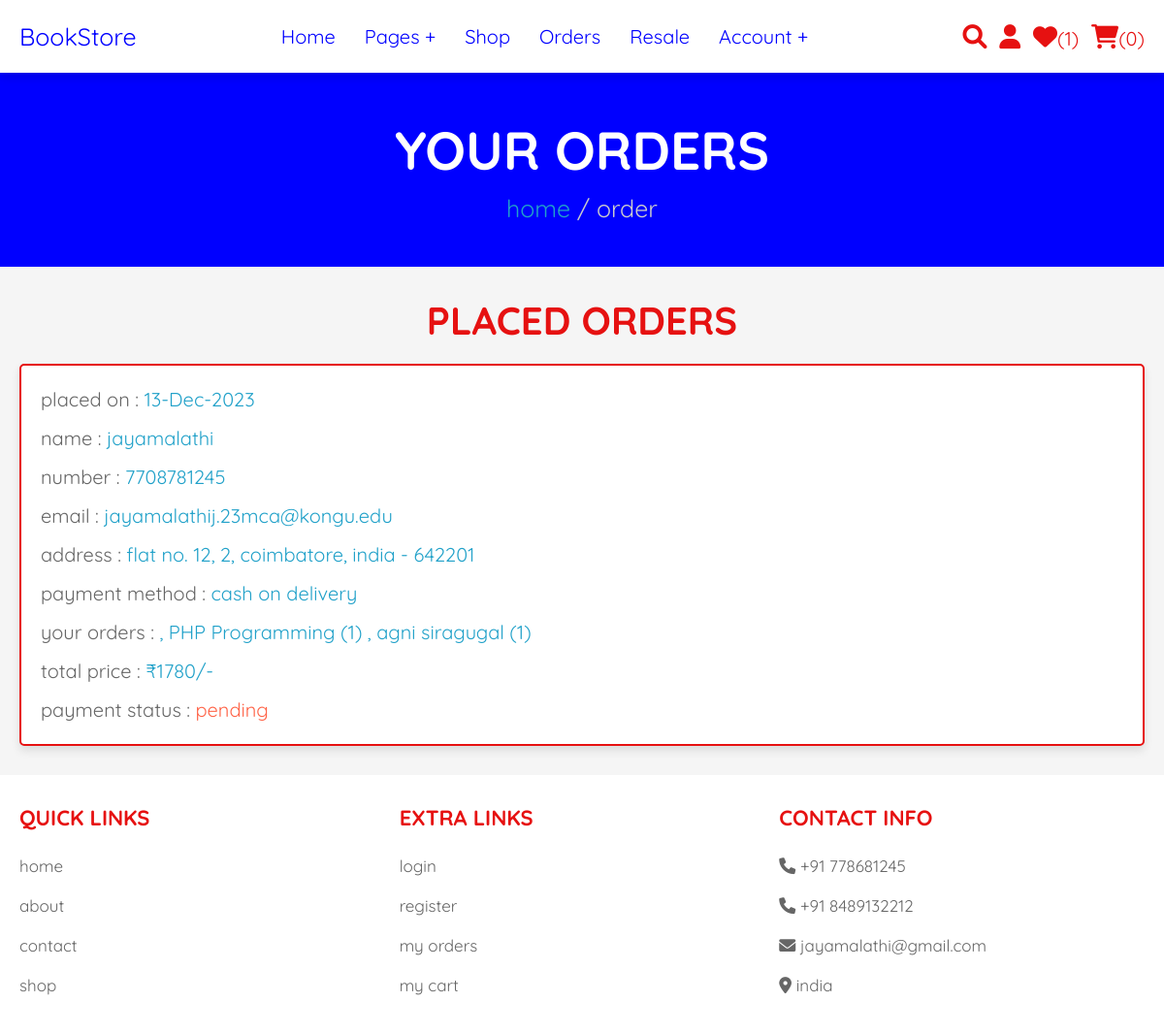
Screenshot of /orders.php (signed in) with the database file from the repository.
### tables this page shows
CREATE TABLE `orders` (
  `id` int(5) NOT NULL,
  `user_id` int(5) NOT NULL,
  `name` varchar(25) NOT NULL,
  `number` varchar(10) NOT NULL,
  `email` varchar(50) NOT NULL,
  `method` varchar(20) NOT NULL,
  `address` varchar(255) NOT NULL,
  `total_products` varchar(50) NOT NULL,
  `order_items` longtext NOT NULL,
  `total_price` int(10) NOT NULL,
  `placed_on` varchar(50) NOT NULL,
  `payment_status` varchar(20) NOT NULL DEFAULT 'pending'
);

### orders.php (the view, shortened to what this page needs)
<?php
@include 'config.php';
$user_id = $_SESSION['user_id'];
?>
<!DOCTYPE html>
<html lang="en">
<head>
   <link rel="stylesheet" href="https://cdnjs.cloudflare.com/ajax/libs/font-awesome/6.0.0/css/all.min.css">
   <link rel="stylesheet" href="css/style.css">
</head>
<body>
<?php @include 'header.php'; ?>
<section class="heading">
    <h3>your orders</h3>
    <p> <a href="home.php">home</a> / order </p>
</section>
<section class="placed-orders">
    <h1 class="title">placed orders</h1>
    <div class="box-container">
    <?php
        $select_orders = mysqli_query($conn, "SELECT * FROM `orders` WHERE user_id = '$user_id'") or die('query failed');
        if(mysqli_num_rows($select_orders) > 0){
            while($fetch_orders = mysqli_fetch_assoc($select_orders)){
    ?>
    <div class="box">
        <p> placed on : <span><?php echo $fetch_orders['placed_on']; ?></span> </p>
        <p> name : <span><?php echo $fetch_orders['name']; ?></span> </p>
        <p> number : <span><?php echo $fetch_orders['number']; ?></span> </p>
        <p> email : <span><?php echo $fetch_orders['email']; ?></span> </p>
        <p> address : <span><?php echo $fetch_orders['address']; ?></span> </p>
        <p> payment method : <span><?php echo $fetch_orders['method']; ?></span> </p>
        <p> your orders : <span><?php echo $fetch_orders['total_products']; ?></span> </p>
        <p> total price : <span>₹<?php echo $fetch_orders['total_price']; ?>/-</span> </p>
        <p> payment status : <span style="color:<?php if($fetch_orders['payment_status'] == 'pending'){echo 'tomato'; }else{echo 'green';} ?>"><?php echo $fetch_orders['payment_status']; ?></span> </p>
    </div>
    <?php
        }
    }else{
        echo '<p class="empty">no orders placed yet!</p>';
    }
    ?>
    </div>
</section>
<?php @include 'footer.php'; ?>
</body>
</html>

### style.css (style rules this page uses)
:root { --brown:#21a1c9; --red:#10ca10; --orange:#f39c12; --black:#e61111; --white:#fff; --light-color:#666; --light-white:#ccc; --light-bg:#f5f5f5; --border:.2rem solid var(--black); --box-shadow:0 .5rem 1rem rgba(0,0,0,.1); }
* { font-family: 'Quicksand', sans-serif; margin:0; padding:0; box-sizing: border-box; outline: none; border:none; text-decoration: none; transition:all .2s linear; }
html { font-size: 62.5%; overflow-x: hidden; scroll-behavior: smooth; scroll-padding-top: 6.5rem; }
body { background: var(--light-bg); }
section { padding:3rem 2rem; }
.heading { display: flex; flex-flow: column; align-items: center; justify-content: center; gap:1rem; background-color: blue; text-align: center; min-height: 25vh; }
.heading h3 { font-size: 5.5rem; color:var(--white); text-transform: uppercase; }
.heading p { font-size: 2.5rem; color:var(--light-white); }
.heading p a { color:var(--brown); }
.title { text-align: center; margin-bottom: 2rem; color:var(--black); text-transform: uppercase; font-size: 4rem; }
.placed-orders .box-container { max-width: 1200px; margin:0 auto; display: flex; flex-wrap: wrap; gap:1.5rem; align-items: flex-start; }
.placed-orders .box-container .box { background-color: var(--white); padding:1rem 2rem; border:var(--border); box-shadow: var(--box-shadow); flex:1 1 40rem; border-radius: .5rem; }
.placed-orders .box-container .box p { margin: 1rem 0; font-size: 2rem; line-height: 1.5; color:var(--light-color); }
.placed-orders .box-container .box p span { color:var(--brown); }

### rows the page displays
orders: placed_on "13-Dec-2023", name "jayamalathi", number "7708781245", email "jayamalathij.23mca@kongu.edu", address "flat no. 12, 2, coimbatore, india - 642201", method "cash on delivery", total_products ", PHP Programming (1) , agni siragugal (1)", total_price "1780", payment_status "pending"

### other values shown
$wishlist_num_rows "1"
$cart_num_rows "0"
